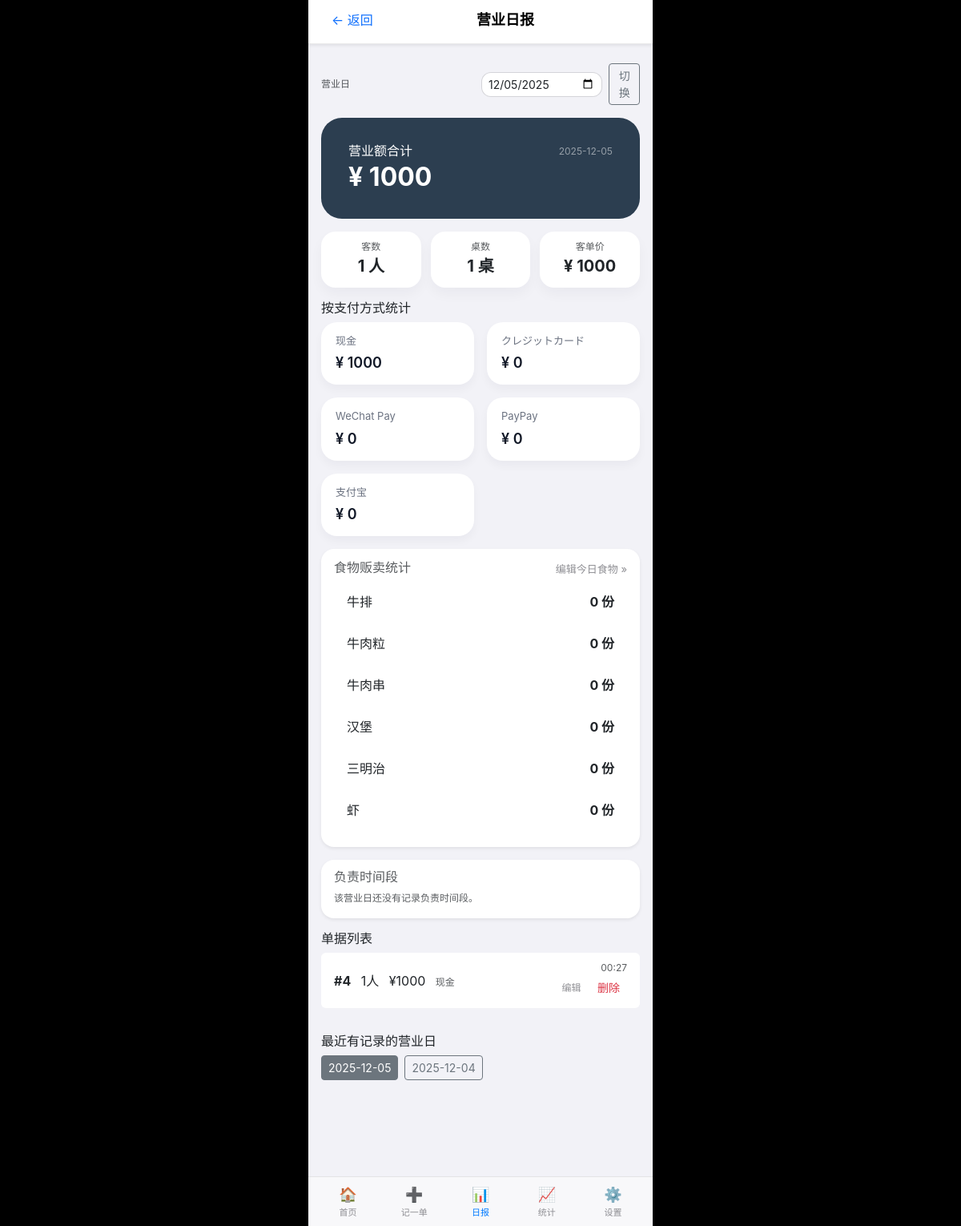
The page /report on the database as committed earlier.
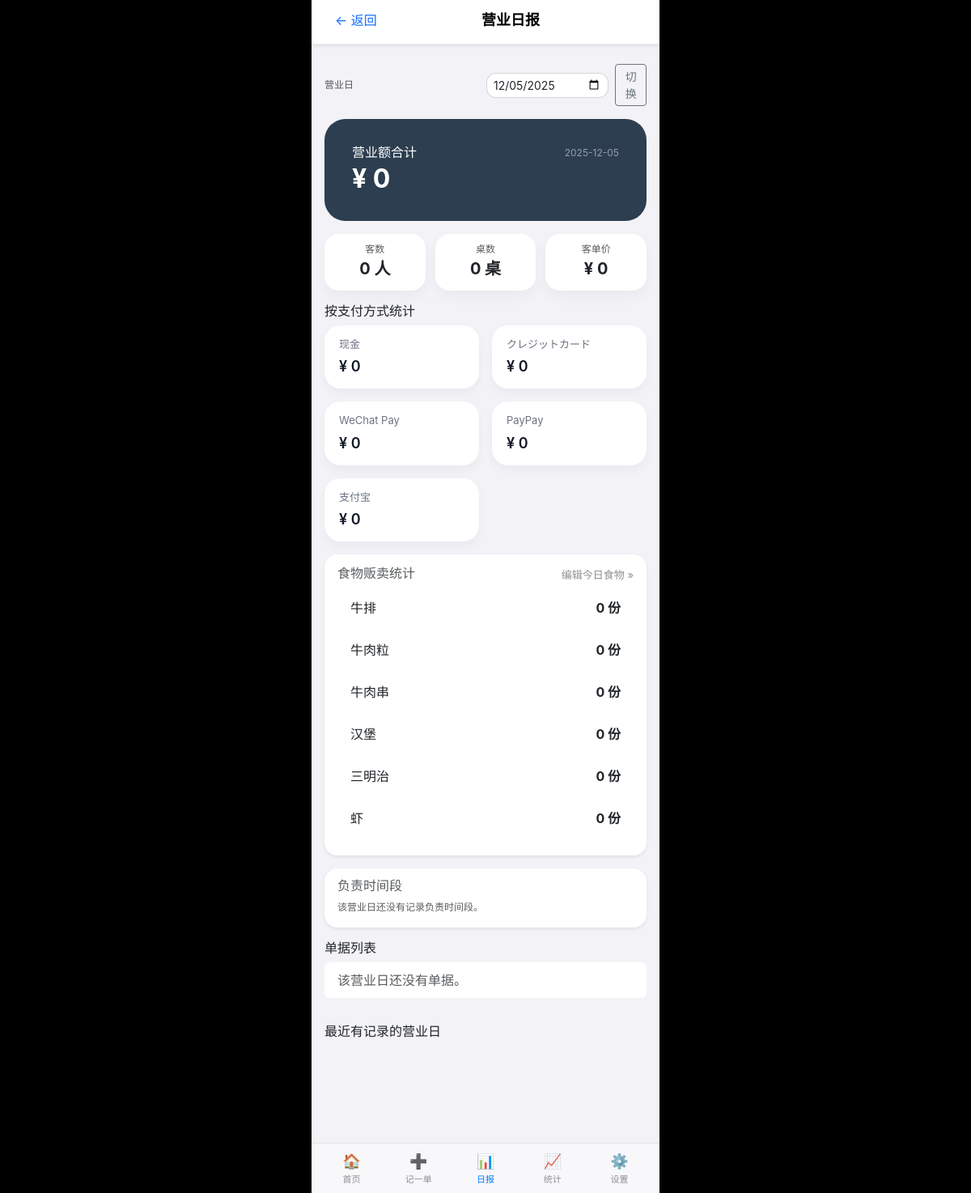
The same page on the database as committed later.
### tables this page shows
CREATE TABLE slips (
            id INTEGER PRIMARY KEY AUTOINCREMENT,
            slip_date TEXT NOT NULL,         -- 营业日: YYYY-MM-DD
            table_name TEXT,                 -- 桌号
            people INTEGER NOT NULL,         -- 人数
            amount INTEGER NOT NULL,         -- 金额
            payment_method TEXT,             -- 支付方式: cash / credit / wechat / paypay / alipay
            created_at TEXT NOT NULL         -- 记录时间: YYYY-MM-DD HH:MM
        );

### views/main_views.py (the view)
@main_bp.route("/report")
def report():
    business_date = request.args.get("date") or date.today().strftime("%Y-%m-%d")
    slips = get_slips_by_date(business_date)
    for slip in slips:
        created_at = slip["created_at"]
        slip["time"] = (
            created_at[11:16] if created_at and len(created_at) >= 16 else ""
        )
    summary = calculate_summary(slips)
    payment_summary = get_payment_summary_by_date(business_date)
    food_raw = get_food_sales(business_date) or {}
    food_items = [
        {"label": "牛排",   "quantity": food_raw.get("steak", 0)},
        {"label": "牛肉粒", "quantity": food_raw.get("beef_cube", 0)},
        {"label": "牛肉串", "quantity": food_raw.get("beef_skewer", 0)},
        {"label": "汉堡",   "quantity": food_raw.get("burger", 0)},
        {"label": "三明治", "quantity": food_raw.get("sandwich", 0)},
        {"label": "虾",     "quantity": food_raw.get("shrimp", 0)},
    ]
    segments = get_segments_by_date(business_date)
    recent_dates = get_recent_dates(limit=7)
    return render_template(
        "report.html",
        active_tab="report",
        slip_date=business_date,
        summary=summary,
        slips=slips,
        payment_summary=payment_summary,
        food_items=food_items,
        segments=segments,
        recent_dates=recent_dates,
    )

### database/db.py (called while the page is built, shortened)
def get_connection() -> sqlite3.Connection:
    conn = sqlite3.connect(DB_PATH)
    conn.row_factory = sqlite3.Row
    return conn

def get_slips_by_date(slip_date: str) -> List[Dict[str, Any]]:
    conn = get_connection()
    cur = conn.cursor()
    cur.execute(
        """
        SELECT *
        FROM slips
        WHERE slip_date = ?
        ORDER BY id ASC
        """,
        (slip_date,),
    )
    rows = cur.fetchall()
    conn.close()
    return [dict(r) for r in rows]

def get_recent_dates(limit: int = 7) -> List[str]:
    conn = get_connection()
    cur = conn.cursor()
    cur.execute(
        """
        SELECT DISTINCT slip_date
        FROM slips
        ORDER BY slip_date DESC
        LIMIT ?
        """,
        (limit,),
    )
    rows = cur.fetchall()
    conn.close()
    return [r["slip_date"] for r in rows]

def get_food_sales(business_date: str) -> Dict[str, int]:
    conn = get_connection()
    cur = conn.cursor()
    cur.execute(
        """
        SELECT steak, beef_cube, beef_skewer, burger, sandwich, shrimp
        FROM food_sales
        WHERE business_date = ?
        """,
        (business_date,),
    )
    row = cur.fetchone()
    conn.close()
    if not row:
        return {
            "steak": 0,
            "beef_cube": 0,
            "beef_skewer": 0,
            "burger": 0,
            "sandwich": 0,
            "shrimp": 0,
        }

def get_segments_by_date(business_date: str) -> List[Dict[str, Any]]:
    conn = get_connection()
    cur = conn.cursor()
    cur.execute(
        """
        SELECT id, business_date, start_time, end_time, staff_name
        FROM segments
        WHERE business_date = ?
        ORDER BY start_time ASC
        """,
        (business_date,),
    )
    rows = cur.fetchall()
    conn.close()
    return [dict(r) for r in rows]

### views/main_views.py (called while the page is built)
def calculate_summary(slips: List[Dict]) -> Dict[str, int]:
    total_sales = sum(slip["amount"] for slip in slips)
    total_customers = sum(slip["people"] for slip in slips)
    total_tables = len(slips)
    avg_per_customer = int(total_sales / total_customers) if total_customers else 0
    return {
        "total_sales": total_sales,
        "total_customers": total_customers,
        "total_tables": total_tables,
        "avg_per_customer": avg_per_customer,
    }

### templates/report.html (shortened to what this page needs)
{% extends "base.html" %}
{% block content %}
<nav class="navbar navbar-light bg-white shadow-sm px-3">
    <a href="{{ url_for('main.index', date=slip_date) }}"
       class="btn btn-link text-decoration-none"
       data-transition="back">&larr; 返回</a>
    <span class="navbar-brand mb-0 h5">营业日报</span>
</nav>
<div class="container mt-4 mb-5">
    <div class="d-flex justify-content-between align-items-center mb-3">
        <div class="small text-muted">营业日</div>
        <form method="get"
              action="{{ url_for('main.report') }}"
              class="d-flex align-items-center">
            <input type="date"
                   name="date"
                   class="form-control form-control-sm"
                   value="{{ slip_date }}">
            <button class="btn btn-outline-secondary btn-sm ms-2" type="submit">
                切换
            </button>
        </form>
    </div>
    <div class="card text-white mb-3" style="background-color:#2C3E50;">
        <div class="card-body">
            <div class="d-flex justify-content-between align-items-center mb-1">
                <h6 class="mb-0">营业额合计</h6>
                <span class="small text-white-50">{{ slip_date }}</span>
            </div>
            <h2 class="fw-bold mb-0">¥ {{ summary.total_sales }}</h2>
        </div>
    </div>
    <div class="metrics-grid mb-3">
        <div class="card metrics-card text-center">
            <div class="small text-muted">客数</div>
            <div class="fs-5 fw-bold">{{ summary.total_customers }} 人</div>
        </div>
        <div class="card metrics-card text-center">
            <div class="small text-muted">桌数</div>
            <div class="fs-5 fw-bold">{{ summary.total_tables }} 桌</div>
        </div>
        <div class="card metrics-card text-center">
            <div class="small text-muted">客单价</div>
            <div class="fs-5 fw-bold">¥ {{ summary.avg_per_customer }}</div>
        </div>
    </div>
    <h6 class="mb-2">按支付方式统计</h6>
    <div class="payment-grid mb-3">
        {% for p in payment_summary %}
        <div class="card payment-card">
            <div class="payment-label">{{ p.label }}</div>
            <div class="payment-amount">¥ {{ p.amount }}</div>
        </div>
        {% endfor %}
    </div>
    <div class="card mb-3 shadow-sm">
        <div class="card-body">
            <div class="d-flex justify-content-between align-items-center mb-2">
                <h6 class="card-subtitle text-muted mb-0">食物贩卖统计</h6>
                <a href="{{ url_for('main.edit_food_sales', date=slip_date) }}"
                   class="ios-link"
                   data-transition="tab">
                    编辑今日食物 &raquo;
                </a>
            </div>
            <ul class="list-group">
                {% for item in food_items %}
                <li class="list-group-item d-flex justify-content-between align-items-center">
                    <span>{{ item.label }}</span>
                    <span class="fw-bold">{{ item.quantity }} 份</span>
                </li>
                {% endfor %}
            </ul>
        </div>
    </div>
    <div class="card mb-3 shadow-sm">
        <div class="card-body">
            <h6 class="card-subtitle text-muted mb-2">负责时间段</h6>
            {% if segments %}
                <ul class="list-group">
                    {% for seg in segments %}
                    <li class="list-group-item d-flex justify-content-between align-items-center">
                        <div>
                            <span class="fw-bold">{{ seg.start_time }} - {{ seg.end_time }}</span>
                            <span class="ms-2">{{ seg.staff_name }}</span>
                        </div>
                    </li>
                    {% endfor %}
                </ul>
            {% else %}
                <p class="small text-muted mb-0">
                    该营业日还没有记录负责时间段。
                </p>
            {% endif %}
        </div>
    </div>
    <h6 class="mb-2">单据列表</h6>
    <ul class="list-group mb-4">
        {% for slip in slips %}
        <li class="list-group-item d-flex justify-content-between align-items-center">
            <div>
                <span class="fw-bold">#{{ slip.id }}</span>
                <span class="ms-2">{{ slip.people }}人</span>
                <span class="ms-2">¥{{ slip.amount }}</span>
                <span class="ms-2 small text-muted">
                    {% if slip.payment_method == 'cash' %}现金{% endif %}
                </span>
            </div>
            <div class="text-end">
                <div class="text-muted small">{{ slip.time }}</div>
                <div>
                    <a href="{{ url_for('main.edit_slip_view', slip_id=slip.id) }}"
                       class="small text-decoration-none me-2"
                       data-transition="tab">
                        编辑
                    </a>
                    <form method="post"
                          action="{{ url_for('main.delete_slip_view', slip_id=slip.id) }}"
                          class="d-inline">
                        <button type="submit"
                                class="btn btn-link btn-sm text-danger text-decoration-none"
                                onclick="return confirm('确定要删除这条单据吗？');">
                            删除
                        </button>
                    </form>
                </div>
            </div>
        </li>
        {% else %}
        <li class="list-group-item text-muted">
            该营业日还没有单据。
        </li>
        {% endfor %}
    </ul>
    <div class="mb-5">
        <h6 class="mb-2">最近有记录的营业日</h6>
        <div class="d-flex flex-wrap gap-2">
            {% for d in recent_dates %}
            <a href="{{ url_for('main.report', date=d) }}"
               class="btn btn-outline-secondary btn-sm {% if d == slip_date %}active{% endif %}">
                {{ d }}
            </a>
            {% endfor %}
        </div>
    </div>
</div>
{% endblock %}

### templates/base.html (shortened to what this page needs)
<!DOCTYPE html>
<html lang="zh-CN">
<head>
    <link rel="stylesheet"
          href="https://cdn.jsdelivr.net/npm/bootstrap@5.3.3/dist/css/bootstrap.min.css">
    <link rel="stylesheet"
          href="{{ url_for('static', filename='css/style.css') }}">
</head>
<body class="app-body">
<div class="app-shell page-transition">
    <div class="app-content">
        {% block content %}{% endblock %}
    </div>
    <nav class="app-tabbar">
        <a href="{{ url_for('main.index') }}"
           class="tab-item {% if active_tab == 'home' %}is-active{% endif %}"
           data-transition="tab">
            <span class="tab-icon">🏠</span>
            <span class="tab-label">首页</span>
        </a>
        <a href="{{ url_for('main.input_slip') }}"
           class="tab-item {% if active_tab == 'input' %}is-active{% endif %}"
           data-transition="tab">
            <span class="tab-icon">➕</span>
            <span class="tab-label">记一单</span>
        </a>
        <a href="{{ url_for('main.report') }}"
           class="tab-item {% if active_tab == 'report' %}is-active{% endif %}"
           data-transition="tab">
            <span class="tab-icon">📊</span>
            <span class="tab-label">日报</span>
        </a>
        <a href="{{ url_for('main.performance') }}"
           class="tab-item {% if active_tab == 'performance' %}is-active{% endif %}"
           data-transition="tab">
            <span class="tab-icon">📈</span>
            <span class="tab-label">统计</span>
        </a>
        <a href="{{ url_for('main.settings') }}"
           class="tab-item {% if active_tab == 'settings' %}is-active{% endif %}"
           data-transition="tab">
            <span class="tab-icon">⚙️</span>
            <span class="tab-label">设置</span>
        </a>
    </nav>
</div>
</body>
</html>

### static/css/style.css (style rules this page uses)
:root { color-scheme: light dark; --app-max-width: 430px; --app-padding-x: 16px; --radius-card-lg: 26px; --radius-card-sm: 18px; }
.app-body { margin: 0; padding: 0; background-color: #000; font-family: -apple-system, BlinkMacSystemFont, "SF Pro Text", "Helvetica Neue", Arial, "PingFang SC", "Hiragino Sans GB", "Microsoft YaHei", sans-serif; }
.app-shell { max-width: var(--app-max-width); min-height: 100vh; margin: 0 auto; background-color: #f2f2f7; box-shadow: 0 0 30px rgba(0, 0, 0, 0.35); display: flex; flex-direction: column; padding-bottom: env(safe-area-inset-bottom, 0); }
.app-content { flex: 1; padding-bottom: 72px; }
.app-shell .container { padding-left: var(--app-padding-x); padding-right: var(--app-padding-x); }
.navbar { position: sticky; top: 0; z-index: 10; padding: calc(env(safe-area-inset-top, 0px) + 6px) var(--app-padding-x) 10px; background-color: rgba(255, 255, 255, 0.96) !important; backdrop-filter: blur(20px); border-bottom: 0.5px solid rgba(0, 0, 0, 0.08); }
.navbar .navbar-brand { font-size: 18px; font-weight: 600; }
.card { border-radius: 16px; border: none; background-color: #ffffff; }
.card.shadow-sm { box-shadow: 0 4px 12px rgba(0, 0, 0, 0.04); }
.card.text-white { border-radius: var(--radius-card-lg); padding: 16px 18px; }
.list-group { background-color: transparent; }
.list-group-item { border: none; border-radius: 12px; margin-bottom: 8px; padding-top: 10px; padding-bottom: 10px; }
.form-control { border-radius: 12px; border: 1px solid rgba(0, 0, 0, 0.12); }
.small { font-size: 12px; color: #8e8e93; }
.ios-link { border: none; background: none; padding: 0; font-size: 13px; color: #8e8e93; text-decoration: none; }
.metrics-grid { display: grid; grid-template-columns: repeat(3, minmax(0, 1fr)); column-gap: 12px; row-gap: 0; }
.metrics-card { border-radius: 18px; padding-top: 10px; padding-bottom: 12px; box-shadow: 0 8px 16px rgba(15, 23, 42, 0.04); border: none; }
.payment-grid { display: grid; grid-template-columns: repeat(2, minmax(0, 1fr)); column-gap: 16px; row-gap: 16px; }
.payment-card { border-radius: 20px; padding: 14px 18px; border: none; box-shadow: 0 6px 12px rgba(15, 23, 42, 0.04); background: #ffffff; }
.payment-label { font-size: 13px; color: #6b7280; margin-bottom: 4px; }
.payment-amount { font-weight: 600; font-size: 18px; color: #111827; }
.app-tabbar { position: sticky; bottom: 0; display: flex; justify-content: space-around; align-items: center; padding: 6px 8px calc(6px + env(safe-area-inset-bottom, 0)); background-color: rgba(248, 248, 250, 0.96); backdrop-filter: blur(20px); border-top: 0.5px solid rgba(0, 0, 0, 0.08); }
.tab-item { flex: 1; text-align: center; text-decoration: none; color: #8e8e93; font-size: 11px; padding: 2px 0; }
.tab-icon { display: block; font-size: 18px; }
.tab-label { display: block; margin-top: 1px; }
.tab-item.is-active { color: #007aff; }
.page-transition { animation: slide-in-right 0.25s ease-out; }

Rows that differ between the two databases and show on the page:
removed slips: id "4", people "1", amount "1000", payment_method "现金", time "00:27"
Other text that changed with them:
{{ summary.total_sales }}: "1000" → "0"
{{ summary.total_customers }}: "1" → "0"
{{ summary.total_tables }}: "1" → "0"
{{ summary.avg_per_customer }}: "1000" → "0"
new list line: "现金 ¥ 0"
text now shown: "该营业日还没有单据。"
list line gone: "现金 ¥ 1000"
list line gone: "2025-12-05"
list line gone: "2025-12-04"
